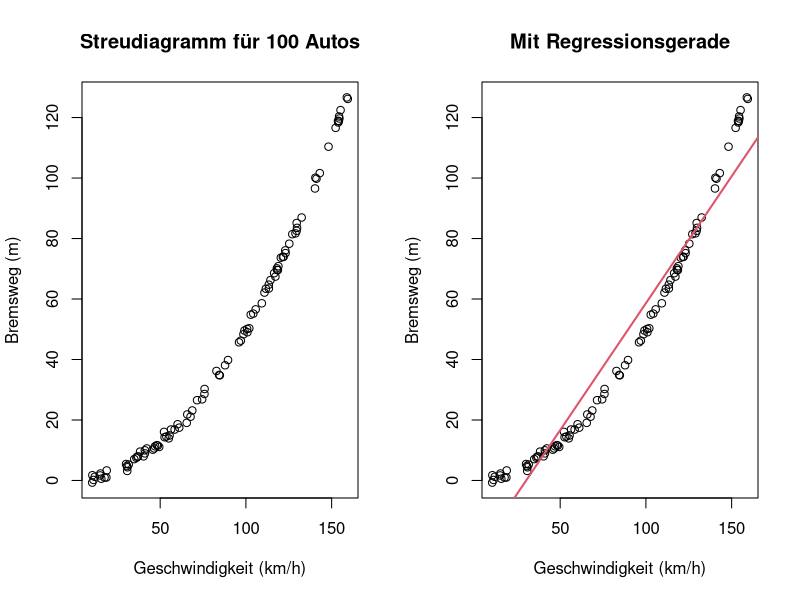
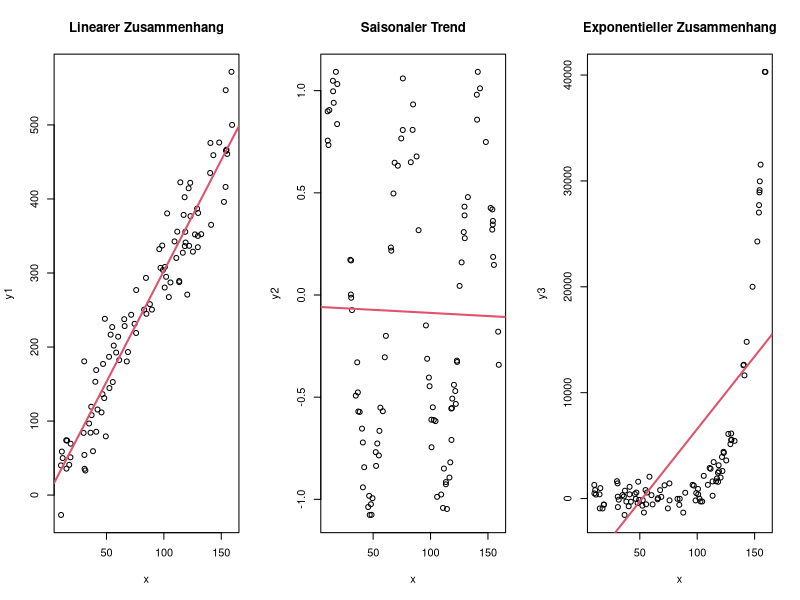
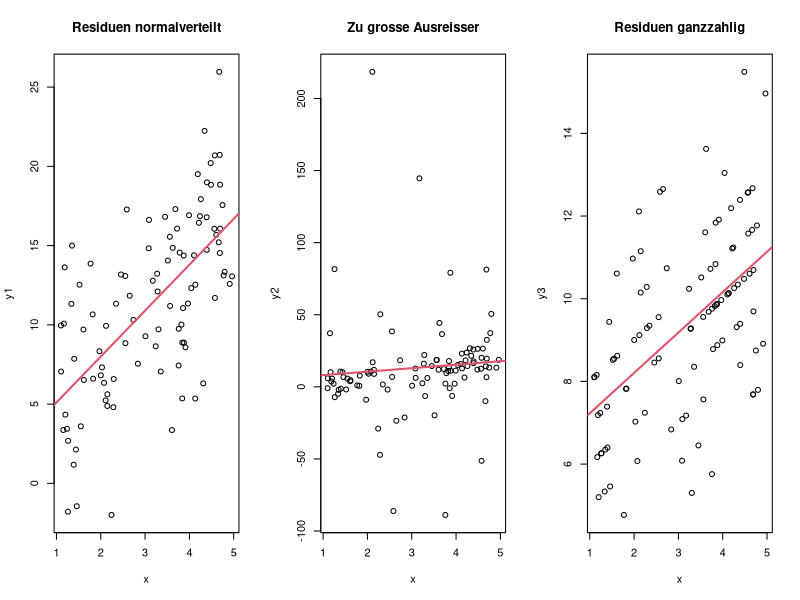
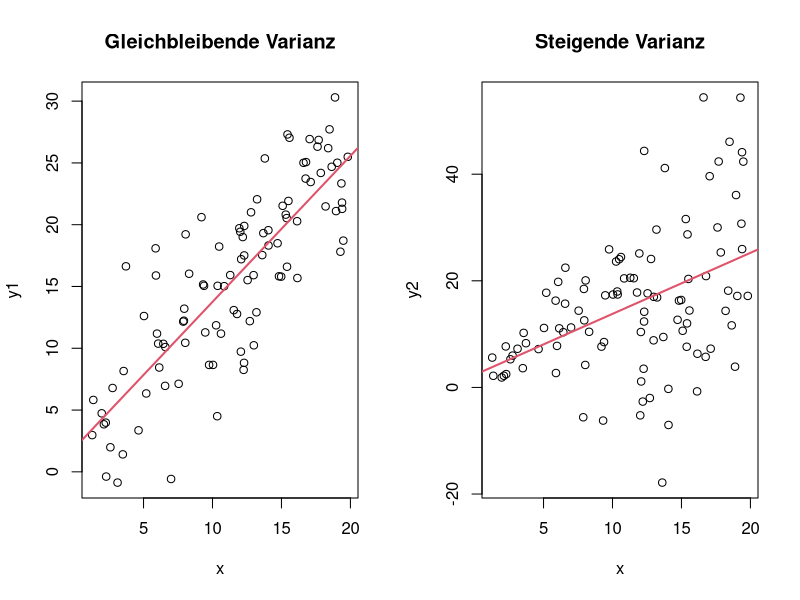
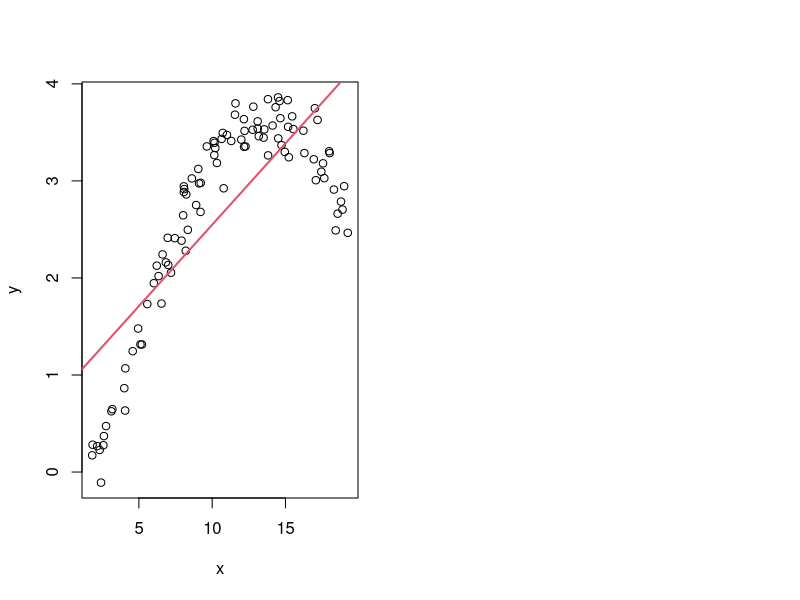

The R source for these figures, in order:
## ---- chunk 1
n <- 100
x <- runif(n, min=10, max=160)
y <- x^2 / 200 + rnorm(n)

layout(matrix(1:2, nrow=1))
plot(x, y, xlab="Geschwindigkeit (km/h)", ylab="Bremsweg (m)", main="Streudiagramm für 100 Autos")
plot(x, y, xlab="Geschwindigkeit (km/h)", ylab="Bremsweg (m)", main="Mit Regressionsgerade")
abline(lm(y~x), lwd=2, col=2)
## ---- chunk 2
y1 <- x * 3 + 2 + rnorm(n, sd=40)
y2 <- sin(x/10) + rnorm(n, sd=0.1)
y3 <- exp(x/15) + rnorm(n, sd=1000)

layout(matrix(1:3, nrow=1))
plot(x, y1, main="Linearer Zusammenhang")
abline(lm(y1~x), lwd=2, col=2)
plot(x, y2, main="Saisonaler Trend")
abline(lm(y2~x), lwd=2, col=2)
plot(x, y3, main="Exponentieller Zusammenhang")
abline(lm(y3~x), lwd=2, col=2)
## ---- chunk 3
x <- runif(n, min=1, max=5)
y1 <- x * 3 + 2 + rnorm(n, sd=4)
y2 <- x * 3 + 2 + rt(n, df=1) * 5
y3 <- x * 1.0 + 2 + rpois(n, lambda=4)

layout(matrix(1:3, nrow=1))
plot(x, y1, main="Residuen normalverteilt")
abline(lm(y1~x), lwd=2, col=2)
plot(x, y2, main="Zu grosse Ausreisser")
abline(lm(y2~x), lwd=2, col=2)
plot(x, y3, main="Residuen ganzzahlig")
abline(lm(y3~x), lwd=2, col=2)
## ---- chunk 4
x <- sort(runif(n, min=1, max=20))
y1 <- x * 1.2 + 2 + rnorm(n, sd=4)
y2 <- x * 1.2 + 2 + rnorm(n, sd=x)

layout(matrix(1:2, nrow=1))
plot(x, y1, main="Gleichbleibende Varianz")
abline(lm(y1~x), lwd=2, col=2)
plot(x, y2, main="Steigende Varianz")
abline(lm(y2~x), lwd=2, col=2)
## ---- chunk 5
x <- sort(runif(n, min=1, max=20))
y <- 10*sin(x/16) - exp(x/10) + rnorm(n, sd=0.2)
plot(x, y)
abline(lm(y~x), lwd=2, col=2)
